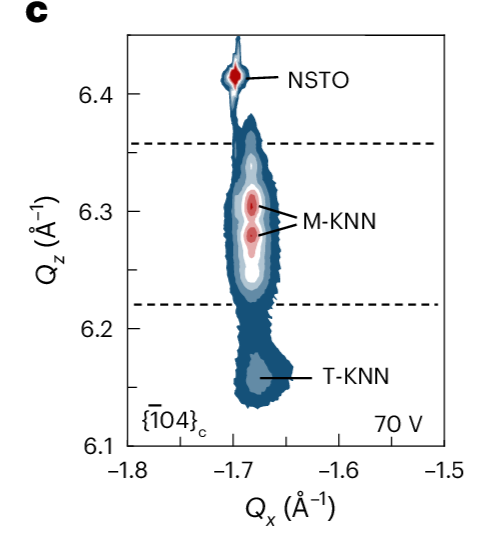

Python code for this plot:
import matplotlib.pyplot as plt
import numpy as np

# --- Data Simulation ---
# Axes
qx = np.linspace(-1.8, -1.5, 100)
qz = np.linspace(6.1, 6.45, 100)
X, Z = np.meshgrid(qx, qz)

def gaussian_2d(x, z, x0, z0, sx, sz, A):
    return A * np.exp(-((x - x0)**2)/(2*sx**2) - ((z - z0)**2)/(2*sz**2))

# NSTO (Top, Sharp)
peak_nsto = gaussian_2d(X, Z, -1.68, 6.41, 0.015, 0.01, 1000)

# M-KNN (Middle, Two lobes)
peak_m1 = gaussian_2d(X, Z, -1.67, 6.31, 0.02, 0.02, 600)
peak_m2 = gaussian_2d(X, Z, -1.67, 6.28, 0.02, 0.02, 550)

# T-KNN (Bottom, Broad)
peak_t = gaussian_2d(X, Z, -1.66, 6.15, 0.03, 0.03, 400)

# Background streak (Tail)
streak = gaussian_2d(X, Z, -1.67, 6.25, 0.025, 0.15, 200)

# Total Intensity
intensity = peak_nsto + peak_m1 + peak_m2 + peak_t + streak + 50
log_int = np.log10(intensity)

# --- Plotting ---
fig, ax = plt.subplots(figsize=(5, 6), dpi=150)

# Contourf
# Blue-White-Red
cmap = plt.cm.RdBu_r
cf = ax.contourf(X, Z, log_int, levels=20, cmap=cmap)

# Dashed lines
ax.axhline(6.36, color='black', linestyle='--')
ax.axhline(6.22, color='black', linestyle='--')

# Labels
ax.text(-1.65, 6.41, 'NSTO', fontsize=12, va='center')
ax.text(-1.62, 6.3, 'M-KNN', fontsize=12, va='center')
ax.annotate('', xy=(-1.66, 6.31), xytext=(-1.62, 6.305), arrowprops=dict(arrowstyle='-'))
ax.annotate('', xy=(-1.66, 6.28), xytext=(-1.62, 6.295), arrowprops=dict(arrowstyle='-'))

ax.text(-1.62, 6.16, 'T-KNN', fontsize=12, va='center')
ax.annotate('', xy=(-1.65, 6.15), xytext=(-1.62, 6.16), arrowprops=dict(arrowstyle='-'))

ax.text(-1.78, 6.12, r'$\{\bar{1}04\}_c$', fontsize=14)
ax.text(-1.55, 6.11, '70 V', fontsize=12)

# Styling
ax.set_xlabel(r'Q$_x$ ($\AA^{-1}$)', fontsize=14)
ax.set_ylabel(r'Q$_z$ ($\AA^{-1}$)', fontsize=14)
ax.set_xlim(-1.8, -1.5)
ax.set_ylim(6.1, 6.45)

# Ticks
ax.minorticks_on()
ax.tick_params(direction='in', top=True, right=True)

plt.tight_layout()
plt.show()
